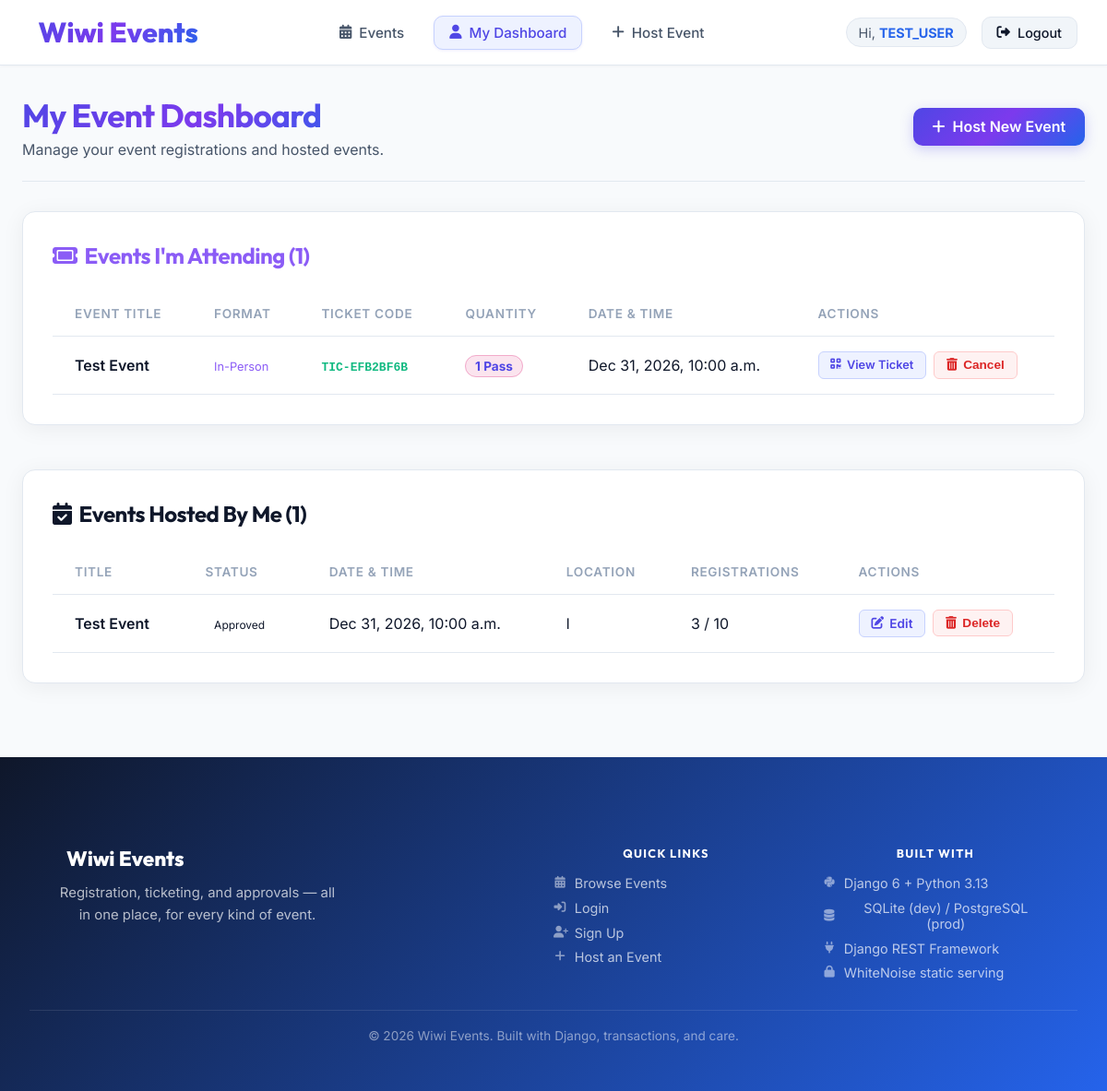
The app's page /my-dashboard/ (signed in) with its own data.
### events/models.py (models this page shows, shortened)
class Registration(models.Model):
    user = models.ForeignKey(User, on_delete=models.CASCADE, related_name='registrations')
    event = models.ForeignKey(Event, on_delete=models.CASCADE, related_name='registrations')
    quantity = models.PositiveIntegerField(default=1)
    ticket_code = models.CharField(max_length=20, unique=True, blank=True)
    registered_at = models.DateTimeField(auto_now_add=True)
    class Meta:
        constraints = [
            models.UniqueConstraint(fields=['user', 'event'], name='unique_user_event_registration')
        ]

class Event(models.Model):
    CATEGORY_CHOICES = [
        ('CONFERENCE', 'Conference'),
        ('WORKSHOP', 'Workshop'),
        ('MEETUP', 'Meetup'),
        ('HACKATHON', 'Hackathon'),
        ('WEBINAR', 'Webinar'),
        ('OTHER', 'Other'),
    ]
    EVENT_TYPE_CHOICES = [
        ('IN_PERSON', 'In-Person'),
        ('VIRTUAL', 'Virtual'),
        ('HYBRID', 'Hybrid'),
    ]
    title = models.CharField(max_length=200)
    description = models.TextField()
    location = models.CharField(max_length=200)
    date = models.DateTimeField()
    capacity = models.PositiveIntegerField()
    category = models.CharField(max_length=20, choices=CATEGORY_CHOICES, default='OTHER')
    event_type = models.CharField(max_length=20, choices=EVENT_TYPE_CHOICES, default='IN_PERSON')
    speaker_name = models.CharField(max_length=150, blank=True, default='')
    speaker_role = models.CharField(max_length=150, blank=True, default='')
    image = models.ImageField(upload_to='event_banners/', blank=True, null=True)
    is_approved = models.BooleanField(default=False)
    organizer = models.ForeignKey(User, on_delete=models.CASCADE, related_name='organized_events')
    created_at = models.DateTimeField(auto_now_add=True)

### events/views.py (the view)
# urls.py: path('my-dashboard/', views.user_dashboard, name='user_dashboard'),
@login_required
def user_dashboard(request):
    user = request.user
    my_registrations = Registration.objects.filter(user=user).select_related('event').order_by('event__date')
    my_events = Event.objects.filter(organizer=user).order_by('-created_at')
    context = {
        'my_registrations': my_registrations,
        'my_events': my_events,
    }
    return render(request, 'events/user_dashboard.html', context)

### events/templates/events/user_dashboard.html (shortened to what this page needs)
{% extends 'events/base.html' %}
{% block content %}
<div class="dashboard-header">
    <div>
        <h1 class="dashboard-title">My Event Dashboard</h1>
        <p style="color: var(--text-secondary); margin-top: 0.3rem;">Manage your event registrations and hosted events.</p>
    </div>
    <div>
        <a href="{% url 'create_event' %}" class="btn-create">
            <i class="fa-solid fa-plus"></i> Host New Event
        </a>
    </div>
</div>
<div class="glass-card table-container">
    <h2 class="section-title" style="color: #8b5cf6;">
        <i class="fa-solid fa-ticket"></i> Events I'm Attending ({{ my_registrations.count }})
    </h2>
    {% if my_registrations %}
        <table class="dashboard-table">
            <thead>
                <tr>
                    <th>Event Title</th>
                    <th>Format</th>
                    <th>Ticket Code</th>
                    <th>Quantity</th>
                    <th>Date & Time</th>
                    <th>Actions</th>
                </tr>
            </thead>
            <tbody>
                {% for reg in my_registrations %}
                    <tr id="reg-row-{{ reg.event.id }}">
                        <td>
                            <a href="{% url 'event_detail' reg.event.id %}" style="color: var(--text-primary); text-decoration: none; font-weight: 600;">
                                {{ reg.event.title }}
                            </a>
                        </td>
                        <td>
                            <span style="font-size: 0.8rem; color: #8b5cf6;">{{ reg.event.get_event_type_display }}</span>
                        </td>
                        <td>
                            <strong style="font-family: monospace; color: #10b981;">{{ reg.ticket_code }}</strong>
                        </td>
                        <td>
                            <span style="font-size: 0.85rem; font-weight: 700; color: var(--accent-pink); background: rgba(219, 39, 119, 0.12); padding: 0.2rem 0.6rem; border-radius: 20px; border: 1px solid rgba(219, 39, 119, 0.3);">
                                {{ reg.quantity }} Pass{% if reg.quantity > 1 %}es{% endif %}
                            </span>
                        </td>
                        <td>{{ reg.event.date|date:"M d, Y, g:i a" }}</td>
                        <td>
                            <div style="display: flex; gap: 0.5rem;">
                                <a href="{% url 'view_ticket' reg.id %}" class="btn-edit" style="font-size: 0.8rem;">
                                    <i class="fa-solid fa-qrcode"></i> View Ticket
                                </a>
                                <button onclick="cancelRegistration({{ reg.event.id }})" class="btn-unregister">
                                    <i class="fa-solid fa-trash-can"></i> Cancel
                                </button>
                            </div>
                        </td>
                    </tr>
                {% endfor %}
            </tbody>
        </table>
    {% else %}
        <div class="empty-state">
            <i class="fa-solid fa-ticket-simple"></i>
            You haven't registered for any events yet. <a href="{% url 'event_list' %}" style="color: #8b5cf6;">Browse events</a>
        </div>
    {% endif %}
</div>
<div class="glass-card table-container">
    <h2 class="section-title" style="color: var(--text-primary);">
        <i class="fa-solid fa-calendar-check"></i> Events Hosted By Me ({{ my_events.count }})
    </h2>
    {% if my_events %}
        <table class="dashboard-table">
            <thead>
                <tr>
                    <th>Title</th>
                    <th>Status</th>
                    <th>Date & Time</th>
                    <th>Location</th>
                    <th>Registrations</th>
                    <th>Actions</th>
                </tr>
            </thead>
            <tbody>
                {% for event in my_events %}
                    <tr>
                        <td>
                            <a href="{% url 'event_detail' event.id %}" style="color: var(--text-primary); text-decoration: none; font-weight: 600;">
                                {{ event.title }}
                            </a>
                        </td>
                        <td>
                            {% if event.is_approved %}
                                <span class="event-badge badge-approved" style="font-size: 0.75rem; padding: 0.2rem 0.6rem;">Approved</span>
                            {% else %}
                                <span class="event-badge badge-pending" style="font-size: 0.75rem; padding: 0.2rem 0.6rem;">Pending Approval</span>
                            {% endif %}
                        </td>
                        <td>{{ event.date|date:"M d, Y, g:i a" }}</td>
                        <td>{{ event.location }}</td>
                        <td>{{ event.registrations.count }} / {{ event.capacity }}</td>
                        <td>
                            <div style="display: flex; gap: 0.5rem;">
                                <a href="{% url 'edit_event' event.id %}" class="btn-edit">
                                    <i class="fa-solid fa-pen-to-square"></i> Edit
                                </a>
                                <form method="POST" action="{% url 'delete_event' event.id %}" onsubmit="return confirm('Are you sure you want to delete this event?');">
                                    <button type="submit" class="btn-unregister">
                                        <i class="fa-solid fa-trash-can"></i> Delete
                                    </button>
                                </form>
                            </div>
                        </td>
                    </tr>
                {% endfor %}
            </tbody>
        </table>
    {% else %}
        <div class="empty-state">
            <i class="fa-solid fa-calendar-plus"></i>
            You haven't hosted any events yet.
        </div>
    {% endif %}
</div>
{% endblock %}

### events/templates/events/base.html (shortened to what this page needs)
<!DOCTYPE html>
<html lang="en">
<head>
    <link rel="stylesheet" href="https://cdnjs.cloudflare.com/ajax/libs/font-awesome/6.4.0/css/all.min.css">
</head>
<body>
    <nav>
        <a href="{% url 'event_list' %}" class="nav-logo">
             Wiwi Events
        </a>
        <ul class="nav-links">
            <li>
                <a href="{% url 'event_list' %}" class="nav-link {% if request.resolver_match.url_name == 'event_list' %}active{% endif %}">
                    <i class="fa-solid fa-calendar-days"></i> Events
                </a>
            </li>
            {% if request.user.is_authenticated %}
                <li>
                    <a href="{% url 'user_dashboard' %}" class="nav-link {% if request.resolver_match.url_name == 'user_dashboard' %}active{% endif %}">
                        <i class="fa-solid fa-user"></i> My Dashboard
                    </a>
                </li>
                <li>
                    <a href="{% url 'create_event' %}" class="nav-link {% if request.resolver_match.url_name == 'create_event' %}active{% endif %}">
                        <i class="fa-solid fa-plus"></i> Host Event
                    </a>
            {% endif %}
        </ul>
        <div class="nav-user">
            {% if request.user.is_authenticated %}
                <span class="welcome-text">Hi, <strong style="text-transform: uppercase;">{{ request.user.username|upper }}</strong></span>
                <a href="{% url 'logout' %}" class="btn-secondary" style="padding: 0.5rem 1rem;">
                    <i class="fa-solid fa-right-from-bracket"></i> Logout
                </a>
            {% else %}
                <a href="{% url 'login' %}" class="nav-link">Login</a>
                <a href="{% url 'register' %}" class="btn-create">Sign Up</a>
            {% endif %}
        </div>
    </nav>
    <div class="container">
        {% block content %}{% endblock %}
    </div>
    <footer class="site-footer">
        <div class="footer-inner">
            <div class="footer-cols">
                <div class="footer-col footer-brand">
                    <div class="footer-logo">
                        Wiwi Events
                    </div>
                    <p class="footer-tagline">Registration, ticketing, and approvals — all in one place, for every kind of event.</p>
                </div>
                <div class="footer-col">
                    <h4 class="footer-heading">Quick Links</h4>
                    <ul class="footer-links">
                        <li><a href="{% url 'event_list' %}"><i class="fa-solid fa-calendar-days"></i> Browse Events</a></li>
                        <li><a href="{% url 'login' %}"><i class="fa-solid fa-right-to-bracket"></i> Login</a></li>
                        <li><a href="{% url 'register' %}"><i class="fa-solid fa-user-plus"></i> Sign Up</a></li>
                        {% if request.user.is_authenticated %}
                        <li><a href="{% url 'create_event' %}"><i class="fa-solid fa-plus"></i> Host an Event</a></li>
                        {% endif %}
                    </ul>
                </div>
                <div class="footer-col">
                    <h4 class="footer-heading">Built With</h4>
                    <ul class="footer-links">
                        <li><i class="fa-brands fa-python"></i> Django 6 + Python 3.13</li>
                        <li><i class="fa-solid fa-database"></i> SQLite (dev) / PostgreSQL (prod)</li>
                        <li><i class="fa-solid fa-plug"></i> Django REST Framework</li>
                        <li><i class="fa-solid fa-lock"></i> WhiteNoise static serving</li>
                    </ul>
                </div>
            </div>
        </div>
        <div class="footer-bottom">
            &copy; 2026 Wiwi Events. Built with Django, transactions, and care.
        </div>
    </footer>
</body>
</html>

### events/templates/events/user_dashboard.html (style rules this page uses)
.dashboard-header { margin-bottom: 2rem; display: flex; justify-content: space-between; align-items: center; border-bottom: 1px solid var(--border-glass); padding-bottom: 1.5rem; }
.dashboard-title { font-size: 2.2rem; background: var(--accent-gradient); -webkit-background-clip: text; -webkit-text-fill-color: transparent; }
.section-title { font-size: 1.5rem; margin-bottom: 1.5rem; display: flex; align-items: center; gap: 0.5rem; }
.table-container { width: 100%; overflow-x: auto; margin-bottom: 3rem; }
.dashboard-table { width: 100%; border-collapse: collapse; text-align: left; }
.dashboard-table th, .dashboard-table td { padding: 1rem 1.5rem; border-bottom: 1px solid var(--border-glass); }
.dashboard-table th { color: var(--text-muted); font-weight: 600; font-size: 0.85rem; text-transform: uppercase; letter-spacing: 0.05em; }
.dashboard-table tbody tr { transition: background 0.3s ease; }
.btn-unregister { background: #fef2f2; color: var(--error); border: 1px solid #fecaca; padding: 0.4rem 0.8rem; border-radius: 6px; font-size: 0.85rem; font-weight: 600; cursor: pointer; transition: all 0.3s ease; display: inline-flex; align-items: center; gap: 0.4rem; }
.btn-edit { background: #eef2ff; color: #4f46e5; border: 1px solid #c7d2fe; padding: 0.4rem 0.8rem; border-radius: 6px; font-size: 0.85rem; font-weight: 600; text-decoration: none; display: inline-flex; align-items: center; gap: 0.4rem; transition: all 0.3s ease; }

### records on screen
Registration: event "Test Event", event.event_type "In-Person", ticket_code "TIC-EFB2BF6B", quantity "1", event "Dec 31, 2026, 10:00 a.m."
Event: title "Test Event", is_approved "Approved", date "Dec 31, 2026, 10:00 a.m.", location "l", registrations.count "3", capacity "10"

### other values on screen
{{ request.user.username|upper }} "TEST_USER"
{{ my_registrations.count }} "1"
{{ my_events.count }} "1"
